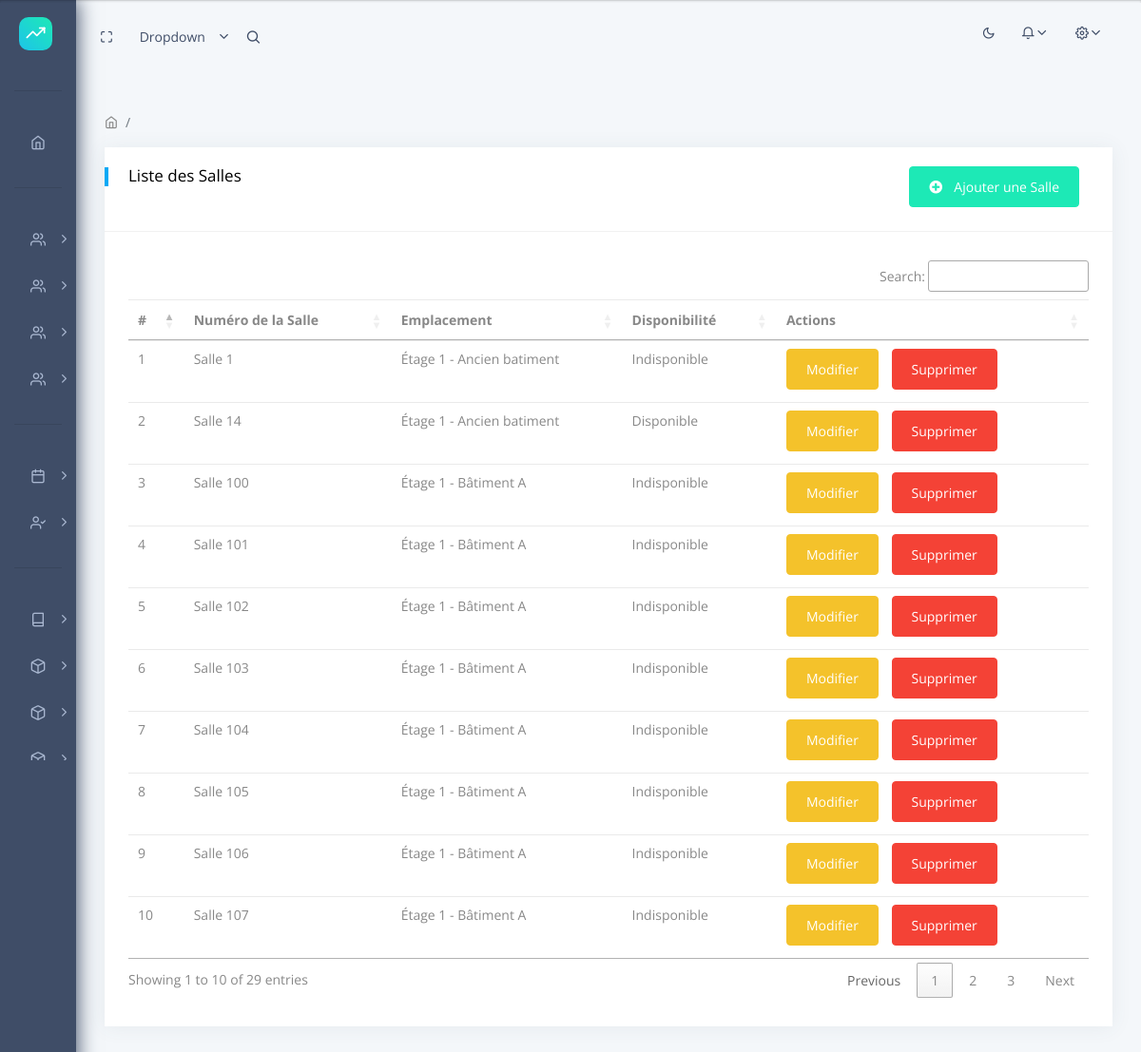
The page /rooms/ (signed in) on the database its author committed.
### apps/rooms/models.py (models this page shows, shortened)
class Room(models.Model):
    room_number = models.PositiveIntegerField(unique=True, verbose_name=_("Numéro de la salle"))
    floor = models.ForeignKey(Floor, on_delete=models.CASCADE, related_name="rooms", verbose_name=_("Étage"))
    building = models.ForeignKey(Building, on_delete=models.CASCADE, related_name="rooms", verbose_name=_("Bâtiment"))
    available = models.BooleanField(default=True, verbose_name=_("Disponibilité"))
    class Meta:
        verbose_name = _("Salle")
        verbose_name_plural = _("Salles")
        ordering = ['building', 'floor', 'room_number']
        unique_together = ('room_number', 'floor', 'building')

class Floor(models.Model):
    number = models.PositiveIntegerField(verbose_name=_("Numéro de l'étage"))
    building = models.ForeignKey(Building, on_delete=models.CASCADE, related_name="floors", verbose_name=_("Bâtiment"))
    class Meta:
        verbose_name = _("Étage")
        verbose_name_plural = _("Étages")
        ordering = ['building', 'number']
        unique_together = ('number', 'building')

class Building(models.Model):
    name = models.CharField(max_length=100, unique=True, verbose_name=_("Nom du bâtiment"))
    class Meta:
        verbose_name = _("Bâtiment")
        verbose_name_plural = _("Bâtiments")
        ordering = ['name']

### apps/rooms/views.py (the view)
# urls.py: path('', RoomListView.as_view(), name='room_list'),
class RoomListView(LoginRequiredMixin,PermissionRequiredMixin,AdminTestMixin,ListView):
    model = Room
    template_name = 'rooms/room_list.html'
    permission_required= 'rooms.view_room'
    context_object_name = 'rooms'
    extra_context = {
        'title': 'Liste des Salles',
        'create_url': reverse_lazy('rooms:room_create'),
        'edit_url': 'rooms:room_update',
        'delete_url': 'rooms:room_delete',
    }
    def get_queryset(self):
        return Room.objects.all()

### apps/home/mixins.py (called while the page is built)
    def test_func(self):
        return self.request.user.is_admin

### apps/users/models.py (called while the page is built)
    def has_role(self, role):
        if not self.is_authenticated:
            return False
        return self.role == role

    @property
    def is_student(self):
        return self.has_role('student')

    @property
    def is_parent(self):
        return self.has_role('parent')

    @property
    def is_admin(self):
        return self.has_role('admin')

### templates/rooms/room_list.html (shortened to what this page needs)
{% extends 'layouts/base.html' %}
{% load static %}
{% block content %}
<div class="row">
    <div class="col-xl-12">
        <div class="card">
            <div class="card-header">
                <h5>{{title}}</h5>
                {% if perms.rooms.add_room %}
                    <a href="{{ create_url }}" class="btn btn-success float-right"><i class="fa fa-plus-circle"></i>Ajouter une Salle</a>
                {% endif %}
            </div>
            <div class="card-block table-border-style">
                <div class="table-responsive">
                    <table class="table datatable">
                        <thead>
                            <tr>
                                <th scope="col">#</th>
                                <th scope="col">Numéro de la Salle</th>
                                <th scope="col">Emplacement</th>
                                <th scope="col">Disponibilité</th>
                                <th scope="col">Actions</th>
                            </tr>
                        </thead>
                        <tbody>
                            {% for room in rooms %}
                            <tr>
                                <td>{{ forloop.counter }}</td>
                                <td> Salle {{ room.room_number }} </td>
                                <td>Étage {{ room.floor.number }} - {{ room.building.name }}</td>
                                <td>{{ room.available|yesno:"Disponible,Indisponible" }}</td>
                                <td>
                                    {% if perms.rooms.change_room %}
                                        <a href="{% url edit_url room.id %}" class="btn btn-sm btn-warning">Modifier</a>
                                    {% endif %}
                                    {% if perms.rooms.delete_room %}
                                        <a href="{% url delete_url room.id %}" class="btn btn-sm btn-danger">Supprimer</a>
                                    {% endif %}
                                </td>
                            </tr>
                            {% endfor %}
                        </tbody>
                    </table>
                </div>
            </div>
        </div>
    </div>
</div>
{% endblock %}

### rows shown on the page
Room: room_number "1", floor.number "1", building.name "Ancien batiment", available "Indisponible"
Room: room_number "14", floor.number "1", building.name "Ancien batiment", available "Disponible"
Room: room_number "100", floor.number "1", building.name "Bâtiment A", available "Indisponible"
Room: room_number "101", floor.number "1", building.name "Bâtiment A", available "Indisponible"
Room: room_number "102", floor.number "1", building.name "Bâtiment A", available "Indisponible"
Room: room_number "103", floor.number "1", building.name "Bâtiment A", available "Indisponible"
Room: room_number "104", floor.number "1", building.name "Bâtiment A", available "Indisponible"
Room: room_number "105", floor.number "1", building.name "Bâtiment A", available "Indisponible"
Room: room_number "106", floor.number "1", building.name "Bâtiment A", available "Indisponible"
Room: room_number "107", floor.number "1", building.name "Bâtiment A", available "Indisponible"

### other values the page prints
{{ title }} "Liste des Salles"
